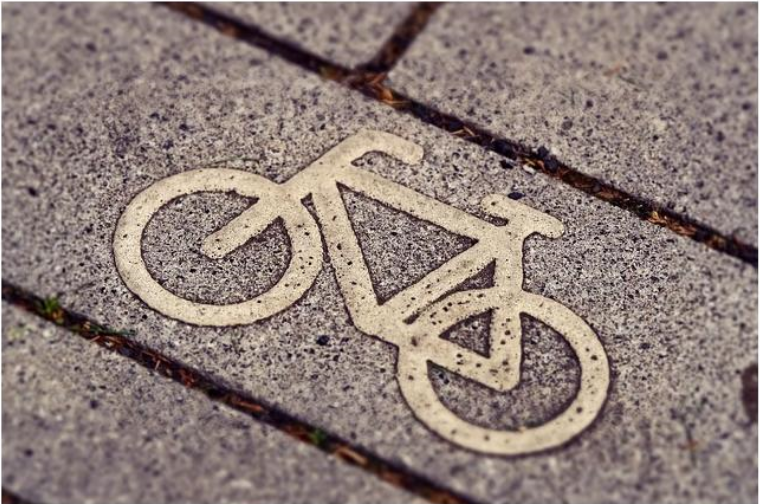
#> input picture cv_c_python_e_opencv/pre_processamento/pre_processamento/colorida.jpg, 760 x 504 px, found by its file name
$ python equalizacao_colorida.py
#> lines starting #> are read from the running program, lines starting #| are printed output that depends on the picture
import cv2 as cv
import matplotlib.pyplot as plt

img = cv.imread("pre_processamento/colorida.jpg", 1)
#> img is the input picture: shape (504, 760, 3); mean B, G, R 121, 126.4, 142.4
azul, verde, vermelho = cv.split(img)
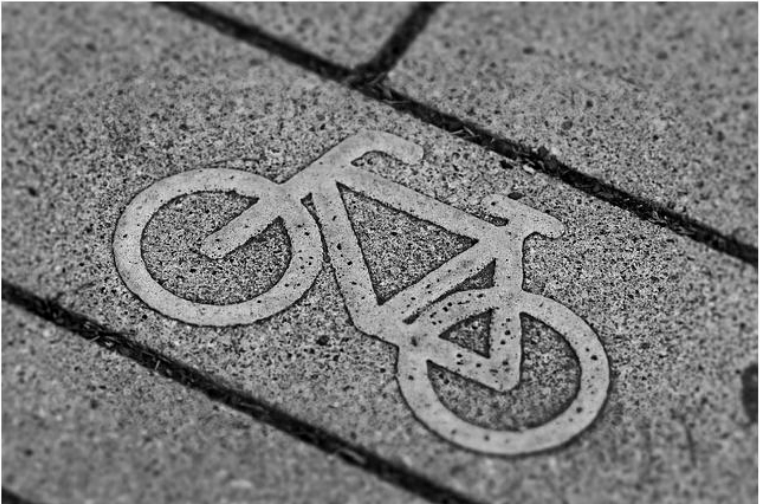
#> azul: shape (504, 760); min 0, max 255, mean 121
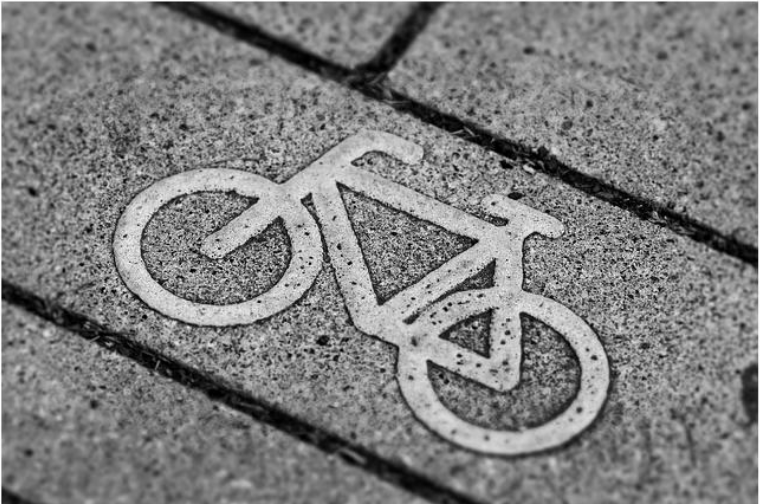
#> verde: shape (504, 760); min 0, max 255, mean 126.4
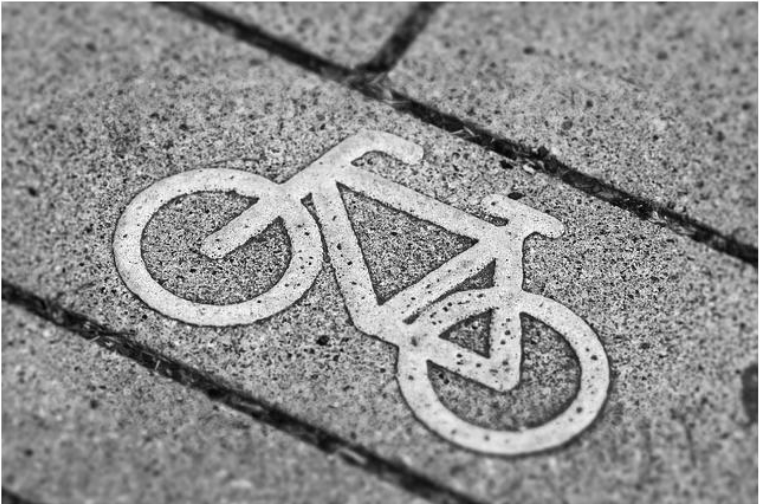
#> vermelho: shape (504, 760); min 3, max 255, mean 142.4

imgEqualizada_r = cv.equalizeHist(vermelho)
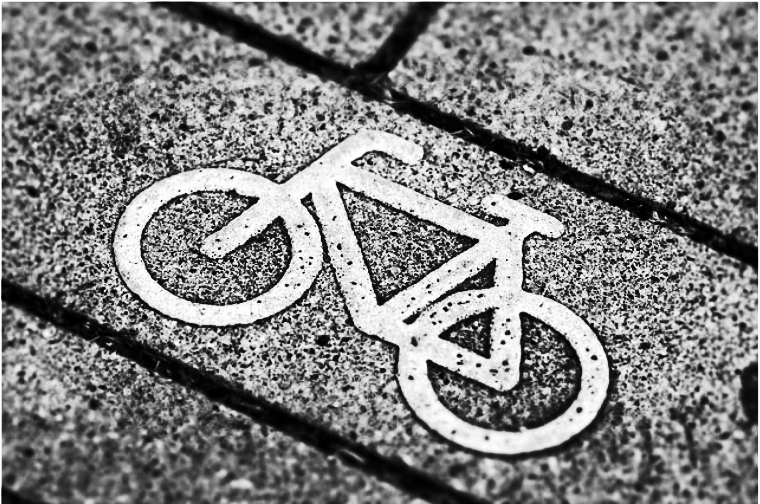
#> imgEqualizada_r: shape (504, 760); min 0, max 255, mean 128.5
imgEqualizada_g = cv.equalizeHist(verde)
imgEqualizada_b = cv.equalizeHist(azul)
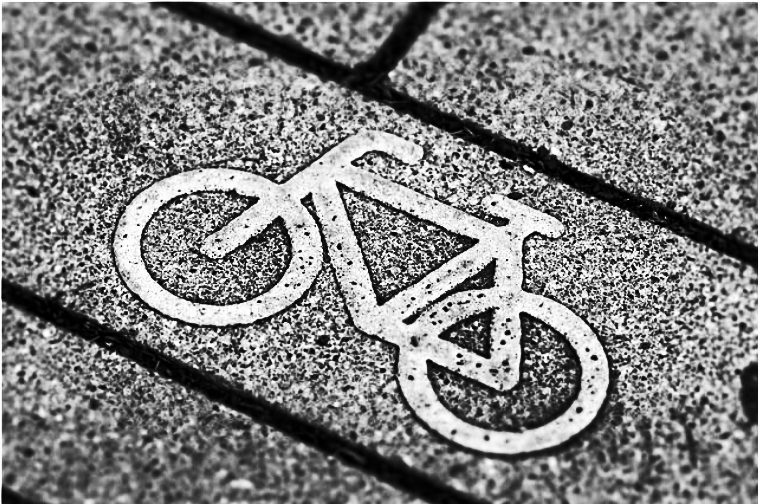
#> imgEqualizada_b: shape (504, 760); min 0, max 255, mean 128.5

fig, axes = plt.subplots(3, 3, figsize=(20, 10))

axes[0, 0].hist(imgEqualizada_b.ravel(), 256, [0, 256])
axes[0, 0].set_title('Histrograma cor canal azul')

axes[0, 1].hist(imgEqualizada_g.ravel(), 256, [0, 256])
axes[0, 1].set_title('Histrograma cor canal verde')

axes[0, 2].hist(imgEqualizada_r.ravel(), 256, [0, 256])
axes[0, 2].set_title('Histrograma cor canal vermelho')

axes[1, 0].hist(azul.ravel(), 256, [0, 256])
axes[1, 0].set_title('Histrograma cor canal azul')

axes[1, 1].hist(verde.ravel(), 256, [0, 256])
axes[1, 1].set_title('Histrograma cor canal verde')

axes[1, 2].hist(vermelho.ravel(), 256, [0, 256])
axes[1, 2].set_title('Histrograma cor canal vermelho')

imgEqualizada = cv.merge([imgEqualizada_b, imgEqualizada_g, imgEqualizada_r])
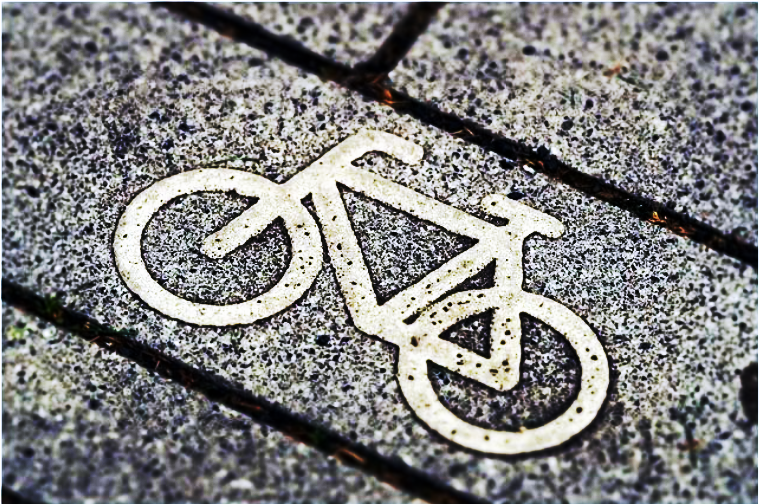
#> imgEqualizada: shape (504, 760, 3); mean B, G, R 128.5, 128.4, 128.5

axes[2, 0].imshow(img)
axes[2, 0].set_title('Imagem original')
axes[2, 2].imshow(imgEqualizada)
axes[2, 2].set_title('Imagem equalizada')

plt.tight_layout()
plt.show()
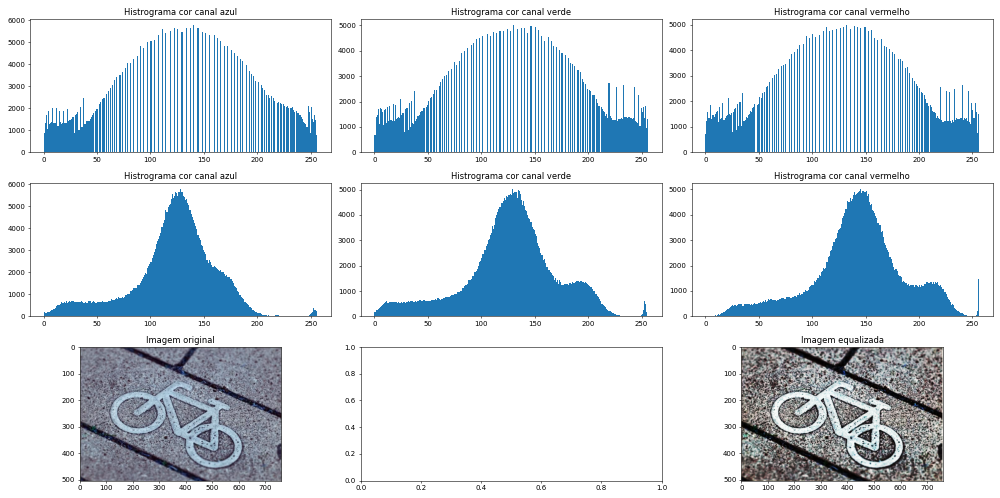
#> figure drawn by matplotlib, 8 panels; B, G, R data is drawn as R, G, B; panel 1: tallest bar 5782 high, from x = 140 to 141; panel 2: tallest bar 5017 high, from x = 130 to 131; panel 3: tallest bar 4996 high, from x = 132 to 133; panel 4: tallest bar 5782 high, from x = 128 to 129
